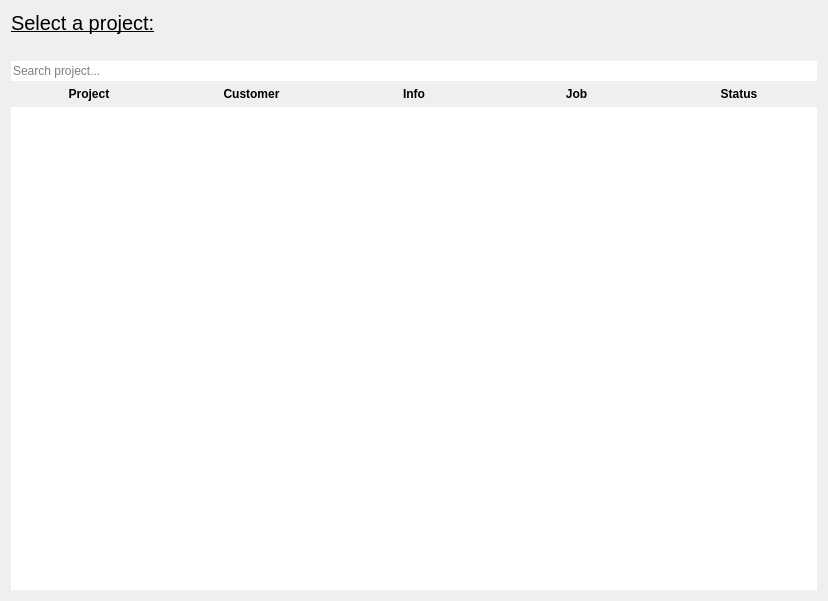
<?xml version="1.0" encoding="UTF-8"?>
<ui version="4.0">
 <class>Form</class>
 <widget class="QWidget" name="Form">
  <property name="geometry">
   <rect>
    <x>0</x>
    <y>0</y>
    <width>828</width>
    <height>601</height>
   </rect>
  </property>
  <property name="windowTitle">
   <string>Form</string>
  </property>
  <layout class="QVBoxLayout" name="verticalLayout">
   <item>
    <widget class="QLabel" name="label_3">
     <property name="font">
      <font>
       <pointsize>15</pointsize>
       <bold>false</bold>
       <underline>true</underline>
      </font>
     </property>
     <property name="text">
      <string>Select a project:</string>
     </property>
    </widget>
   </item>
   <item>
    <spacer name="horizontalSpacer">
     <property name="orientation">
      <enum>Qt::Horizontal</enum>
     </property>
     <property name="sizeHint" stdset="0">
      <size>
       <width>40</width>
       <height>20</height>
      </size>
     </property>
    </spacer>
   </item>
   <item>
    <layout class="QVBoxLayout" name="verticalLayout_2">
     <item>
      <widget class="QLineEdit" name="lineEdit">
       <property name="frame">
        <bool>false</bool>
       </property>
       <property name="dragEnabled">
        <bool>false</bool>
       </property>
       <property name="placeholderText">
        <string>Search project...</string>
       </property>
       <property name="clearButtonEnabled">
        <bool>true</bool>
       </property>
      </widget>
     </item>
     <item>
      <layout class="QHBoxLayout" name="horizontalLayout">
       <item>
        <widget class="QLabel" name="label">
         <property name="font">
          <font>
           <bold>true</bold>
          </font>
         </property>
         <property name="text">
          <string>Project</string>
         </property>
         <property name="alignment">
          <set>Qt::AlignCenter</set>
         </property>
        </widget>
       </item>
       <item>
        <widget class="QLabel" name="label_2">
         <property name="font">
          <font>
           <bold>true</bold>
          </font>
         </property>
         <property name="text">
          <string>Customer</string>
         </property>
         <property name="alignment">
          <set>Qt::AlignCenter</set>
         </property>
        </widget>
       </item>
       <item>
        <widget class="QLabel" name="label_4">
         <property name="font">
          <font>
           <bold>true</bold>
          </font>
         </property>
         <property name="text">
          <string>Info</string>
         </property>
         <property name="alignment">
          <set>Qt::AlignCenter</set>
         </property>
        </widget>
       </item>
       <item>
        <widget class="QLabel" name="label_5">
         <property name="font">
          <font>
           <bold>true</bold>
          </font>
         </property>
         <property name="text">
          <string>Job</string>
         </property>
         <property name="alignment">
          <set>Qt::AlignCenter</set>
         </property>
        </widget>
       </item>
       <item>
        <widget class="QLabel" name="label_6">
         <property name="font">
          <font>
           <bold>true</bold>
          </font>
         </property>
         <property name="text">
          <string>Status</string>
         </property>
         <property name="alignment">
          <set>Qt::AlignCenter</set>
         </property>
        </widget>
       </item>
      </layout>
     </item>
     <item>
      <widget class="QListWidget" name="listWidget">
       <property name="styleSheet">
        <string notr="true">QListWidget {
    show-decoration-selected: 1; /* make the selection span the entire width of the view */
}
QListWidget::item {
	border-bottom: 1px dashed black;
}

QListWidget::item:alternate {
    background: #EEEEEE;
}

QListWidget::item:selected {
    border: 1px solid #e5f1dc;
}

QListWidget::item:selected:active {
    background: qlineargradient(x1: 0, y1: 0, x2: 0, y2: 1,
                                stop: 0 #91a383, stop: 1 #b6c9a7);
}

QListWidget::item:hover {
    background: qlineargradient(x1: 0, y1: 0, x2: 0, y2: 1,
                                stop: 0 #f7faf7, stop: 1 #e5f1dc);
}</string>
       </property>
       <property name="frameShape">
        <enum>QFrame::NoFrame</enum>
       </property>
       <property name="autoScroll">
        <bool>false</bool>
       </property>
      </widget>
     </item>
    </layout>
   </item>
  </layout>
 </widget>
 <resources/>
 <connections/>
</ui>
